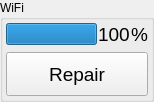
<?xml version="1.0" encoding="UTF-8"?>
<ui version="4.0">
 <class>WifiStatus</class>
 <widget class="QWidget" name="WifiStatus">
  <property name="geometry">
   <rect>
    <x>0</x>
    <y>0</y>
    <width>147</width>
    <height>100</height>
   </rect>
  </property>
  <property name="sizePolicy">
   <sizepolicy hsizetype="Minimum" vsizetype="Preferred">
    <horstretch>0</horstretch>
    <verstretch>0</verstretch>
   </sizepolicy>
  </property>
  <property name="windowTitle">
   <string>Form</string>
  </property>
  <layout class="QHBoxLayout" name="horizontalLayout_2">
   <property name="margin">
    <number>0</number>
   </property>
   <item>
    <widget class="QGroupBox" name="wifiLevel">
     <property name="sizePolicy">
      <sizepolicy hsizetype="Minimum" vsizetype="Preferred">
       <horstretch>0</horstretch>
       <verstretch>0</verstretch>
      </sizepolicy>
     </property>
     <property name="title">
      <string>WiFi</string>
     </property>
     <layout class="QVBoxLayout" name="wifiLayout">
      <property name="margin">
       <number>3</number>
      </property>
      <item>
       <layout class="QHBoxLayout" name="wifiBoxLevel">
        <property name="spacing">
         <number>1</number>
        </property>
        <item>
         <widget class="CProgressBar" name="wifi">
          <property name="sizePolicy">
           <sizepolicy hsizetype="Minimum" vsizetype="Fixed">
            <horstretch>0</horstretch>
            <verstretch>0</verstretch>
           </sizepolicy>
          </property>
          <property name="value">
           <number>100</number>
          </property>
          <property name="alignment">
           <set>Qt::AlignCenter</set>
          </property>
          <property name="textVisible">
           <bool>false</bool>
          </property>
          <property name="invertedAppearance">
           <bool>false</bool>
          </property>
         </widget>
        </item>
        <item>
         <widget class="QLabel" name="value">
          <property name="font">
           <font>
            <pointsize>14</pointsize>
           </font>
          </property>
          <property name="text">
           <string>100</string>
          </property>
         </widget>
        </item>
        <item>
         <widget class="QLabel" name="p">
          <property name="font">
           <font>
            <pointsize>14</pointsize>
           </font>
          </property>
          <property name="text">
           <string>%</string>
          </property>
         </widget>
        </item>
       </layout>
      </item>
      <item>
       <widget class="HButton" name="repair">
        <property name="minimumSize">
         <size>
          <width>0</width>
          <height>44</height>
         </size>
        </property>
        <property name="font">
         <font>
          <pointsize>14</pointsize>
         </font>
        </property>
        <property name="text">
         <string>Repair</string>
        </property>
       </widget>
      </item>
     </layout>
    </widget>
   </item>
  </layout>
 </widget>
 <customwidgets>
  <customwidget>
   <class>CProgressBar</class>
   <extends>QProgressBar</extends>
   <header>aui.utilities.ColorProgressBar</header>
  </customwidget>
  <customwidget>
   <class>HButton</class>
   <extends>QPushButton</extends>
   <header>aui.utilities.HoverButtons</header>
  </customwidget>
 </customwidgets>
 <resources/>
 <connections>
  <connection>
   <sender>repair</sender>
   <signal>clicked()</signal>
   <receiver>wifi</receiver>
   <slot>reset()</slot>
   <hints>
    <hint type="sourcelabel">
     <x>76</x>
     <y>75</y>
    </hint>
    <hint type="destinationlabel">
     <x>76</x>
     <y>39</y>
    </hint>
   </hints>
  </connection>
  <connection>
   <sender>wifi</sender>
   <signal>valueChanged(int)</signal>
   <receiver>value</receiver>
   <slot>setNum(int)</slot>
   <hints>
    <hint type="sourcelabel">
     <x>100</x>
     <y>41</y>
    </hint>
    <hint type="destinationlabel">
     <x>123</x>
     <y>38</y>
    </hint>
   </hints>
  </connection>
 </connections>
</ui>
